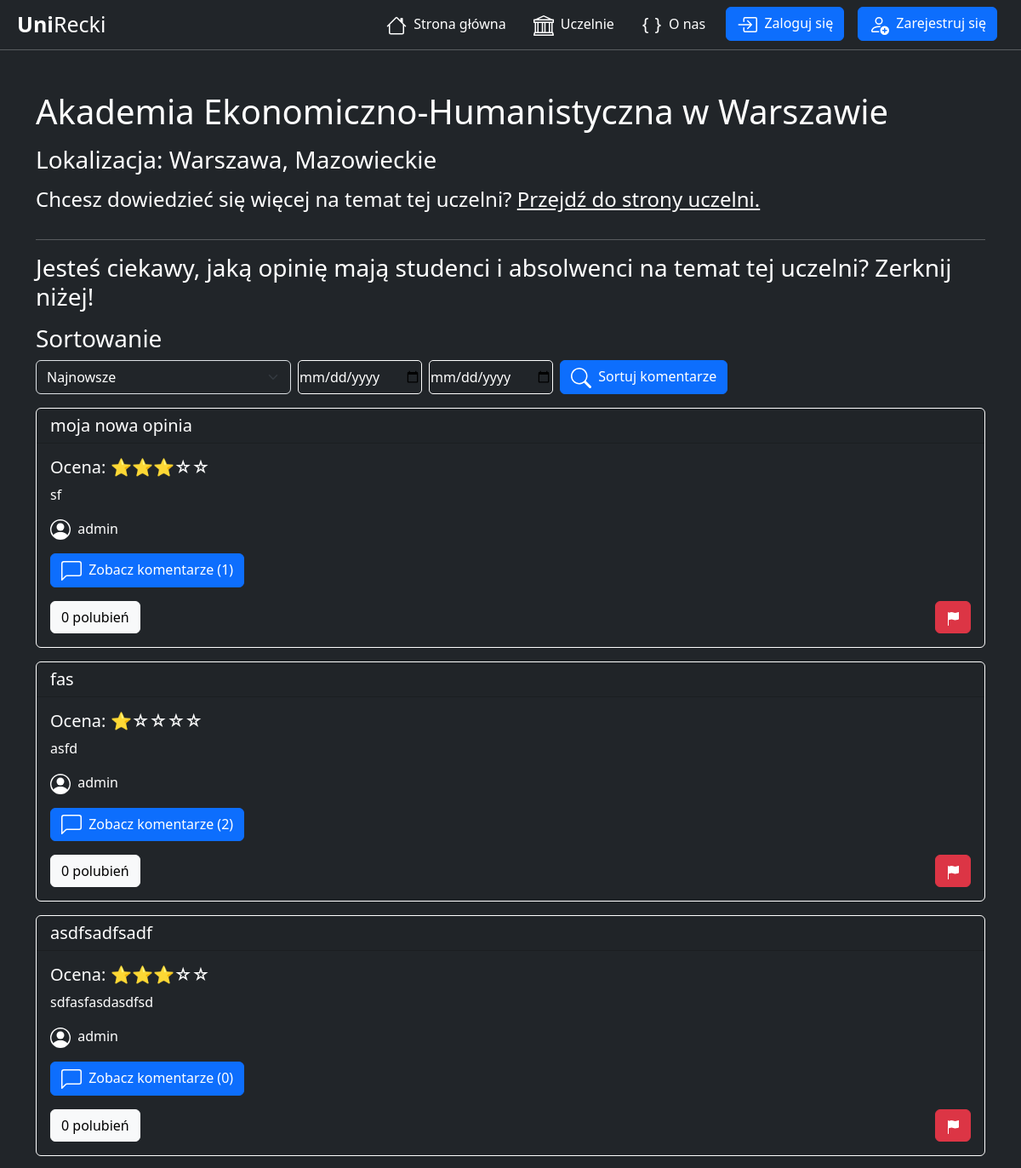
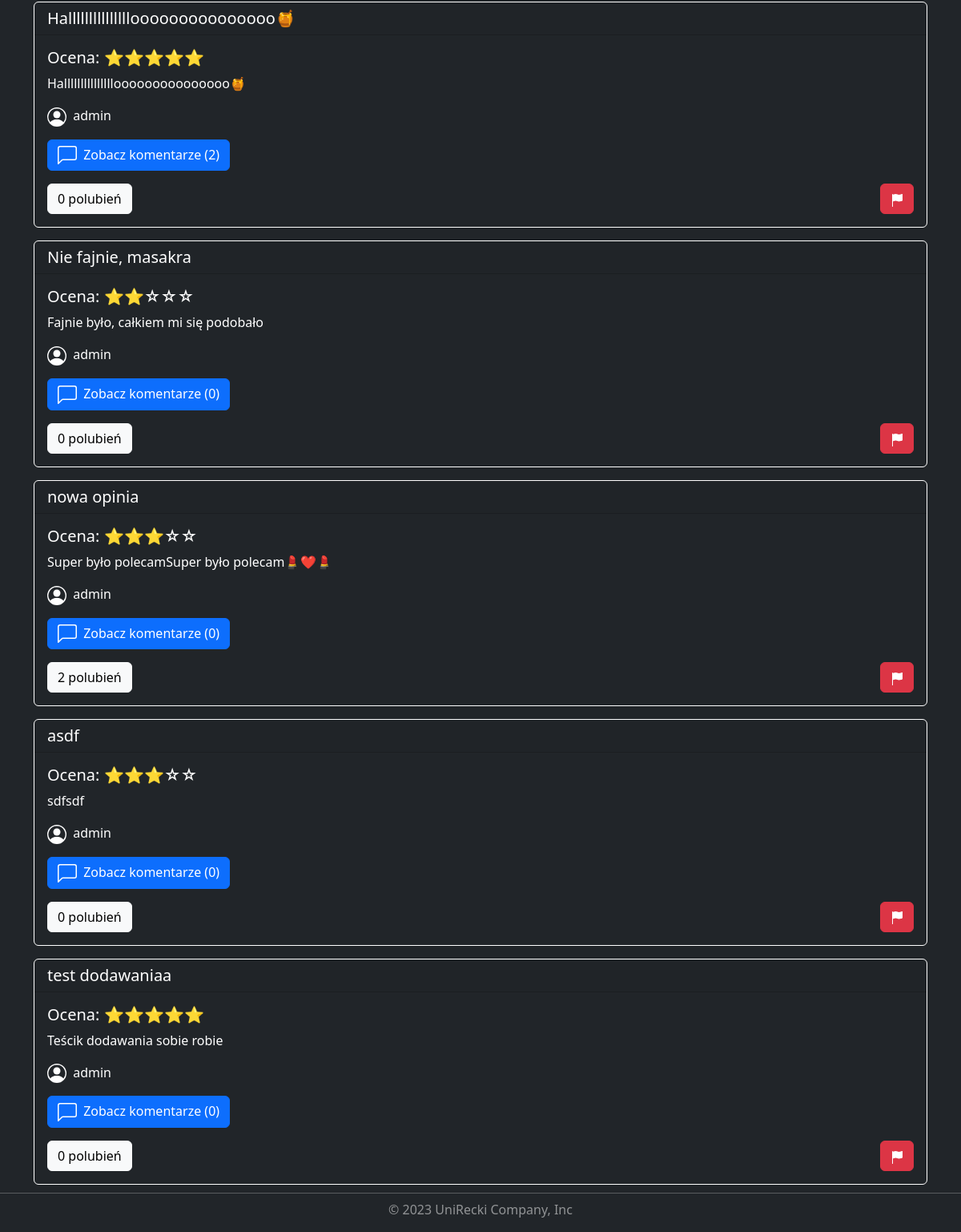
The page /university/2/ on the database as committed earlier (2 pictures, top to bottom).
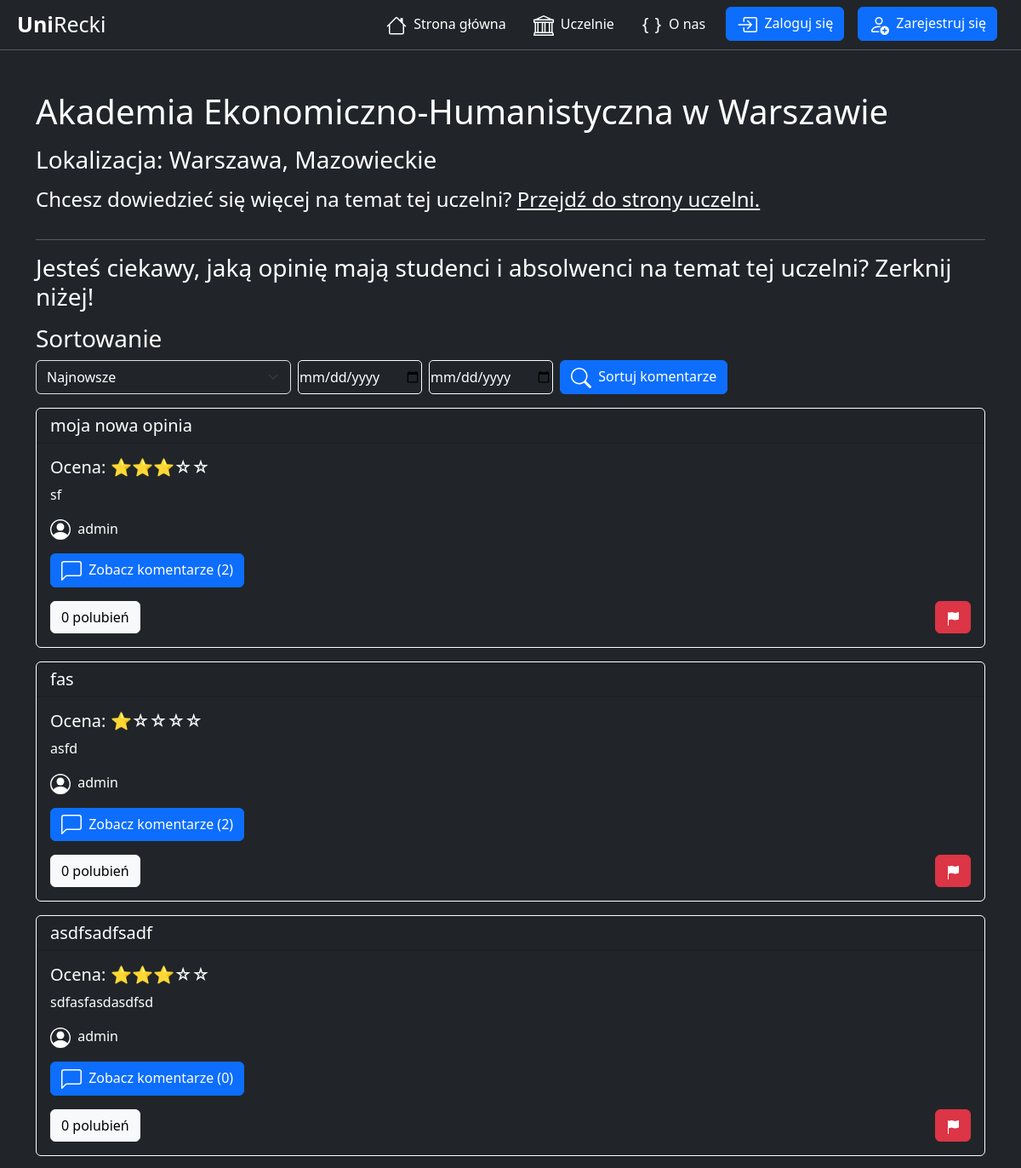
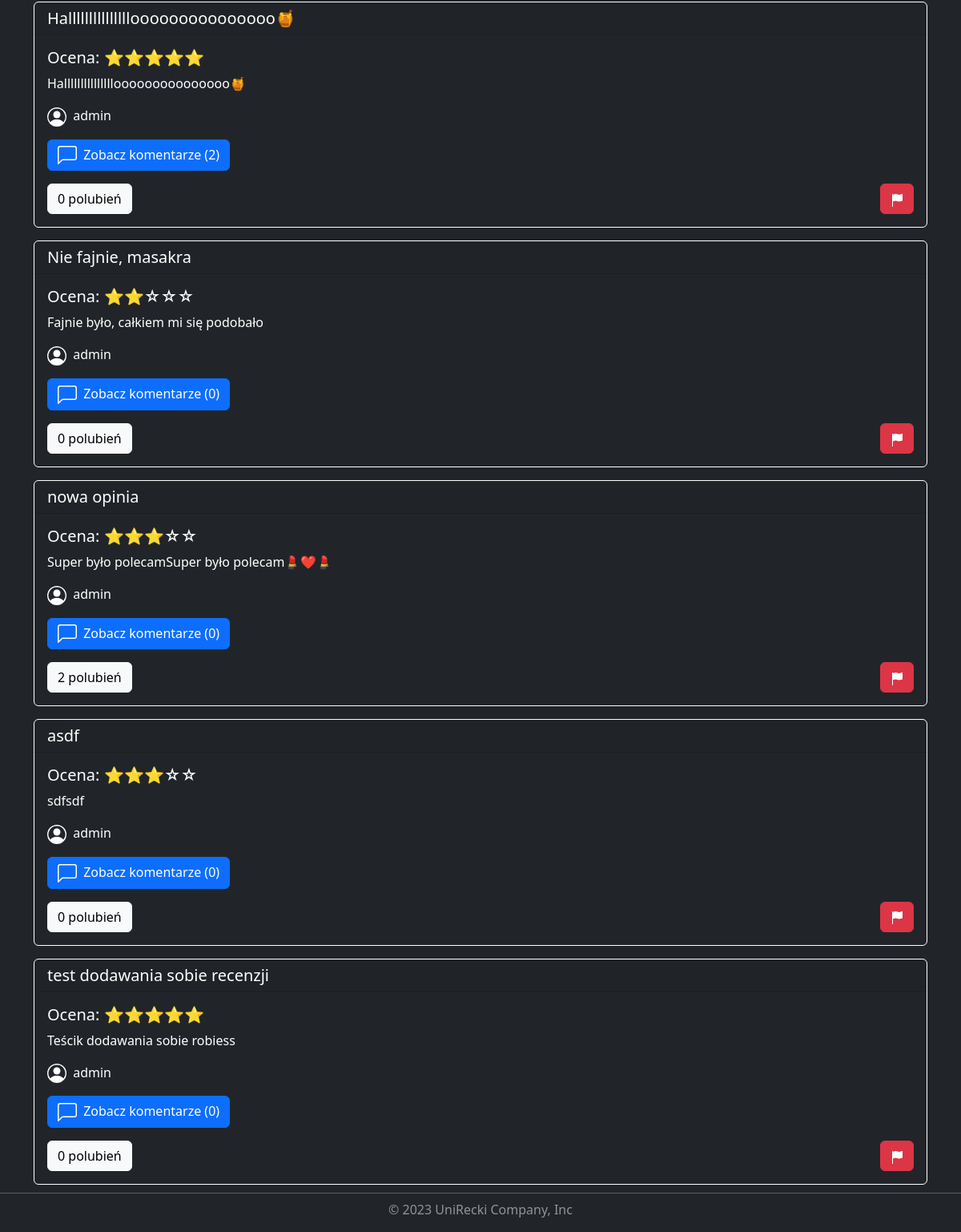
The same page on the database as committed later (2 pictures, top to bottom).
### universities/models.py (models this page shows, shortened)
class Review(models.Model):
    title = models.CharField( max_length=150)
    description = models.CharField( max_length=3000)
    rating = models.IntegerField(validators=[
            MaxValueValidator(5),
            MinValueValidator(1)
        ])
    add_date = models.DateTimeField(default=timezone.now, blank=True)
    university = models.ForeignKey(University, on_delete=models.CASCADE)
    user = models.ForeignKey(User, on_delete=models.CASCADE)
    users_like = models.ManyToManyField(User, related_name='images_liked', blank=True)
    active = models.BooleanField(default=True)
    class Meta:
        verbose_name = 'Review'
        verbose_name_plural = 'Reviews'

### universities/views.py (the view)
# urls.py: path('<int:pk>/', views.UniversityDetailView.as_view(), name='university_detail'),
class UniversityDetailView(DetailView):
    model = University
    template_name = 'universities/university_detail.html'
    context_object_name = 'university'
    def get_context_data(self, **kwargs):
        context = super().get_context_data(**kwargs)
        university = self.get_object()
        sort_method = self.request.GET.get('sort_method', 'newest')
        start_date = self.request.GET.get('start_date', '')
        end_date = self.request.GET.get('end_date', '')
        allowed_sort_methods = ['newest', 'oldest', 'most_comments', 'most_likes', 'best_ratings', 'worst_ratings']
        if sort_method not in allowed_sort_methods:
            raise Http404("Invalid sort method")
        if sort_method == 'newest':
            reviews = university.review_set.all().order_by('-add_date')
        elif sort_method == 'oldest':
            reviews = university.review_set.all().order_by('add_date')
        elif sort_method == 'most_comments':
            reviews = university.review_set.annotate(num_comments=Count('comment')).order_by('-num_comments', '-add_date')
        elif sort_method == 'most_likes':
            reviews = university.review_set.annotate(num_likes=Count('users_like')).order_by('-num_likes', '-add_date')
        elif sort_method == 'best_ratings':
            reviews = university.review_set.all().order_by('-rating')
        elif sort_method == 'worst_ratings':
            reviews = university.review_set.all().order_by('rating')
        context['has_reviews'] = bool(reviews)
        if start_date and end_date:
            if datetime.strptime(start_date, "%Y-%m-%d") > datetime.strptime(end_date, "%Y-%m-%d"):
                temp = start_date
                start_date = end_date
                end_date = temp
                messages.info(self.request, "Pierwsza data jest większa od drugiej, dlatego poprawiono kolejność.")
        if start_date:
            reviews = reviews.filter(add_date__gte=start_date)
        if end_date:
            reviews = reviews.filter(add_date__lte=end_date)
        reviews = reviews.annotate(num_active_comments=Count('comment', filter=Q(comment__active=True)))
        context['sort_method'] = sort_method
        context['reviews'] = reviews.filter(active=True)
        context['oldest_review_date'] = start_date if start_date else ''
        context['newest_review_date'] = end_date if end_date else ''
        return context

### universities/templates/universities/university_detail.html (shortened to what this page needs)
{% extends "base.html" %}
{% load static %}
{% block css %}
    <link rel="stylesheet" href="{% static "universities/university_detail.css" %}">
{% endblock css %}
{% block content %}
    <div class="container mt-5">
        <div class="row">
            <h1 class="mb-3">{{ university.name }}</h1>
            <h3 class="mb-3">Lokalizacja: {{ university.city }}, {{ university.voivodeship | capfirst }}</h3>
        </div>
        <div class="row">
            <h4 class="mb-3">
                Chcesz dowiedzieć się więcej na temat tej uczelni? <a href="{{ university.link }}">Przejdź do strony uczelni.</a>
            </h4>
        </div>
        <hr class="mt-3">
        <h3 class="mb-3">Jesteś ciekawy, jaką opinię mają studenci i absolwenci na temat tej uczelni? Zerknij niżej!</h3>
        {% if has_reviews %}
            <form action="." method="get" name="SortForm">
                <h3 class="p-0 mb-2">Sortowanie</h3>
                <div class="d-flex">
                    <select class="form-select text-bg-dark sort" name="sort_method">
                        <option value="newest" {% if sort_method == "newest" %}selected{% endif %}>Najnowsze</option>
                    </select>
                    <input name="start_date"
                           type="date"
                           class="ms-2 picker"
                           value="{{ oldest_review_date }}">
                    <input name="end_date"
                           type="date"
                           class="ms-2 picker"
                           value="{{ newest_review_date }}">
                    <button class="btn btn-primary ms-2" type="submit">
                        Sortuj komentarze
                    </button>
                </div>
            </form>
        {% endif %}
        {% for review in reviews %}
            <div class="card bg-dark mt-3">
                <h5 class="card-header ">{{ review.title }}</h5>
                <div class="card-body">
                    <h5 class="card-title">
                        Ocena:
                        {% if review.rating == 5 %}
                            ⭐⭐⭐⭐⭐
                        {% elif review.rating == 4 %}
                            ⭐⭐⭐⭐☆
                        {% elif review.rating == 3 %}
                            ⭐⭐⭐☆☆
                        {% elif review.rating == 2 %}
                            ⭐⭐☆☆☆
                        {% elif review.rating == 1 %}
                            ⭐☆☆☆☆
                        {% endif %}
                    </h5>
                    <p class="card-text">{{ review.description }}</p>
                    <p class="card-text">
                        {{ review.user.username }}
                    </p>
                    <p class="card-text">
                        <a href="{% url 'review_detail' review.pk %}" class="btn btn-primary">
                        Zobacz komentarze ({{ review.num_active_comments }})</a>
                    </p>
                    <div class="row">
                        <div class="col-6">
                            {% with total_likes=review.users_like.count %}
                                <span class="count-{{ review.id }} btn btn-light me-2">
                                    <span class="total">{{ total_likes }}</span>
                                    polubień
                                </span>
                            {% endwith %}
                        </div>
                        <div class="col-6 d-flex justify-content-end align-items-end">
                            <a href="{% url 'review_report_create' review.pk %}"
                               title="Zgłoś opinię"
                               class="btn btn-danger">
                            </a>
                        </div>
                    </div>
                </div>
            </div>
        {% empty %}
            {% if has_reviews %}
                <p class="mt-2">Nie znaleziono recenzji z tego przedziału czasowego.</p>
            {% else %}
                <p class="mt-2">Brak opinii dla tej uczelni.</p>
            {% endif %}
        {% endfor %}
    </div>
{% endblock content %}

Rows that differ between the two databases and show on the page:
computed for Review "moja nowa opinia": num_active_comments "1" → "2"
changed Review: title "test dodawaniaa" → "test dodawania sobie recenzji"; description "Teścik dodawania sobie robie" → "Teścik dodawania sobie robiess"
